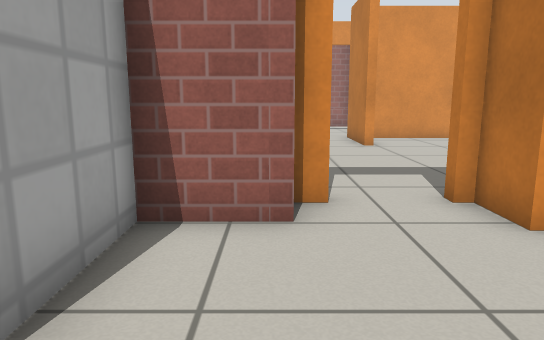
[1] (above)

21 first-person views from a walk through a world built for the Gazebo simulator. The camera is 0.72 m above the floor, tilts 10° down and sees 70° across. The floor is counted in squares, 0.5 m on a side. Each view is taken from the middle of a square. On the plan, view 1 faces up. The plan holds only what a view shows up to about 16 squares ahead; the rest is blank. The place goes on beyond the plan. Robots are left out. Simple patterns stand in for the simulator's built-in surfaces.

[2]
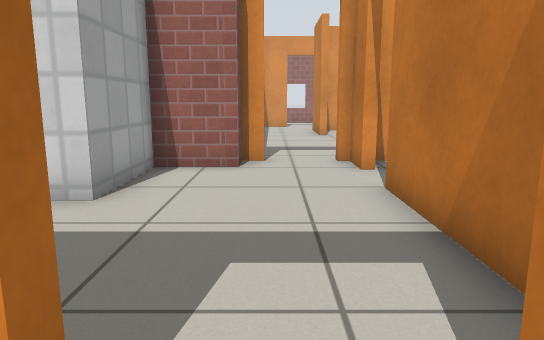

[3]
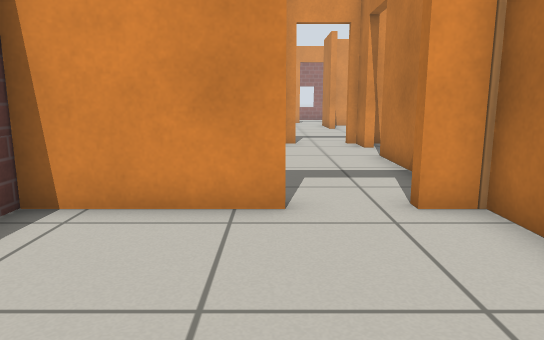

[4]
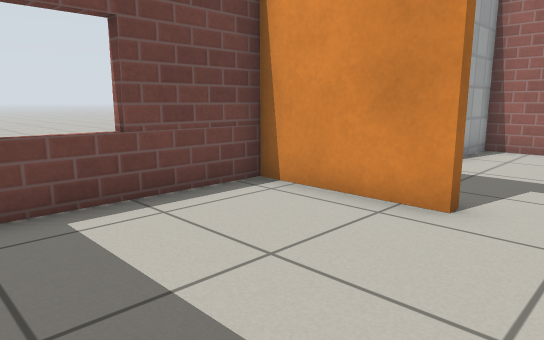

[5]
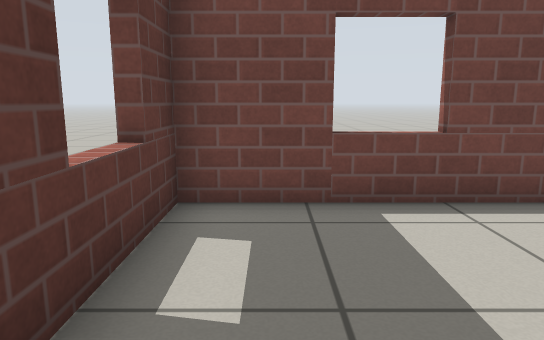

[6]
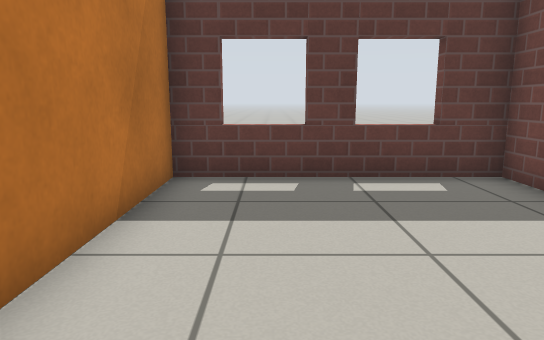

[7]
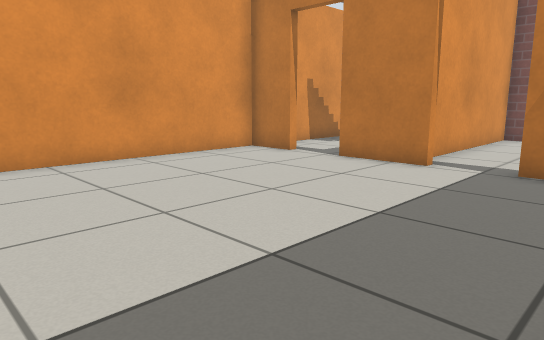

[8]
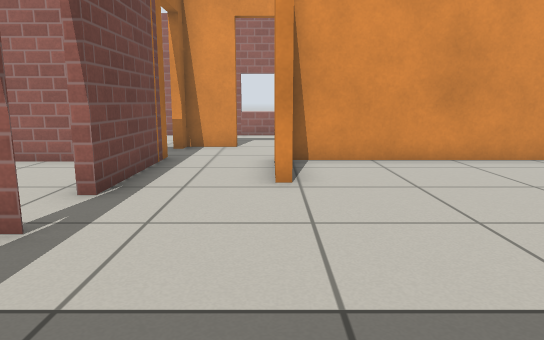

[9]
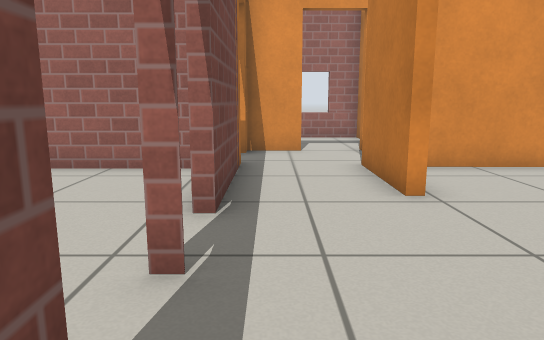

[10]
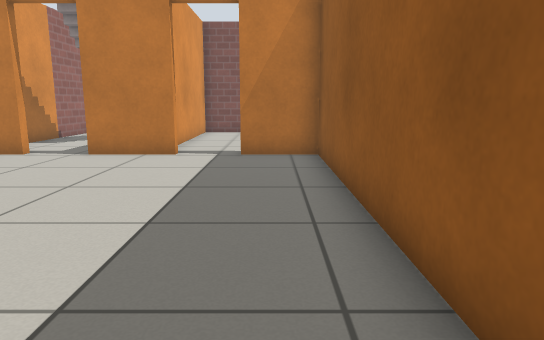

[11]
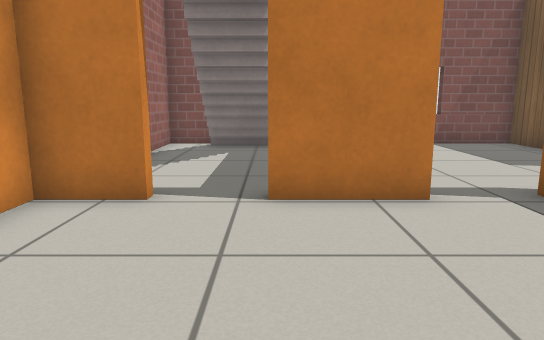

[12]
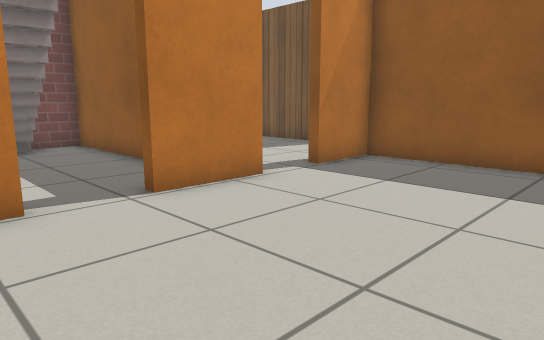

[13]
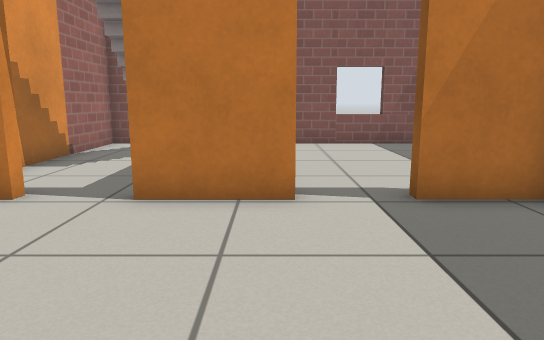

[14]
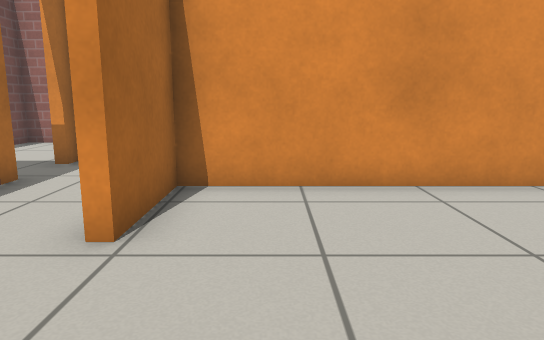

[15]
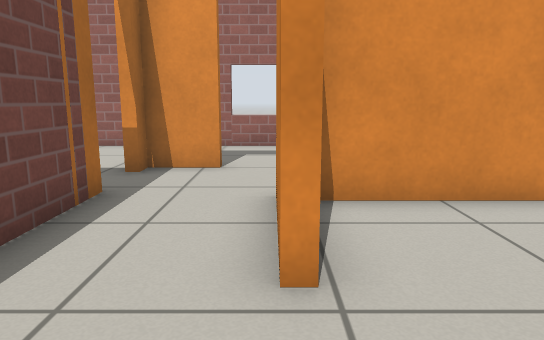

[16]
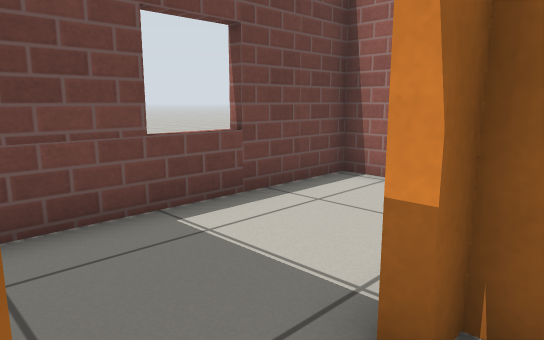

[17]
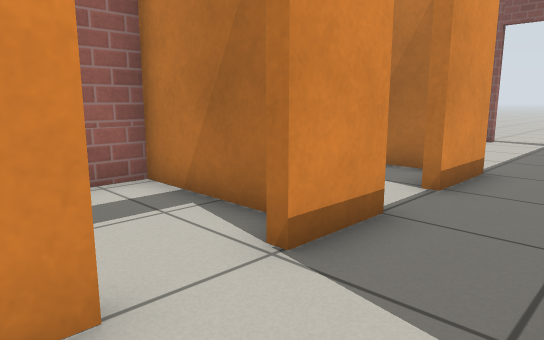

[18]
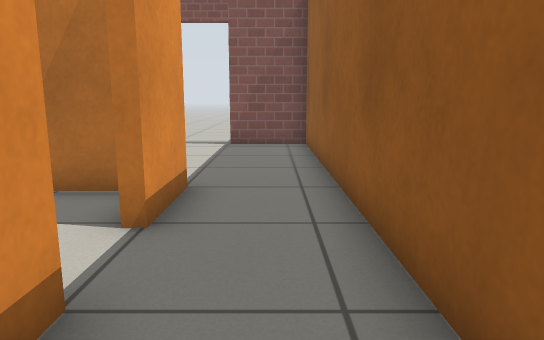

[19]
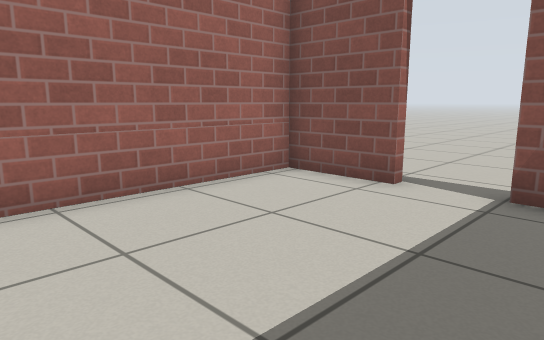

[20]
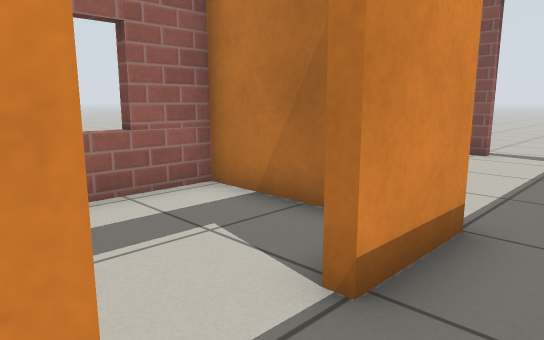

[21]
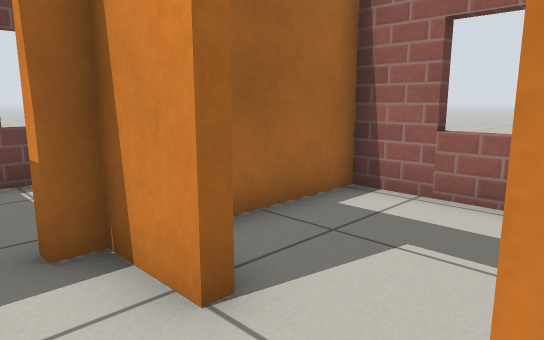

### Floor plan
Key: @ floor where view 1 was taken; # wall or solid block; . floor; / step, stairs or slope; D open door; = window, fence, low wall or low ledge; S stairs.
Columns run from 4 left of view 1 to 21 right of it. Each row starts with its distance up from view 1.
 23 ######==## =##########
 22 #.. #....# ..# ......#  ..
 21 #...#....#...# ......#....
 20 #...#....#...#......D#....
 19 =...##DD##DD##......DD...
 18 #...D..D..DD.........#
 17 #...D................#
 16 ####D..##################
 15 ....#..#........#.......#
 14  ...#..#........#...////#
 13  ...#..#........D../  //#
 12   ..D...........D..S////#
 11   ..D...........#.......#
 10    .D...........#########
  9     D...........D.......#
  8     #...........D.......#
  7     #...........#.......=
  6     #DD.#########.......#
  5   ###.D##         ......#
  4   #....D           ######
  3   #....D
  2   #....#
  1   .....#
  0   ..@..#
 -1    ....#
 -2     ...#
 -3  ####DD#
 -4  #.....#
 -5  #.....#
 -6  =.....#
 -7  #.....#
 -8  #.....#
 -9  ##=#=##

Where each view was taken, in squares from view 1:
view 1: 0 up, 0 right, facing up
view 2: 4 down, 1 right, facing up
view 3: 8 down, 0 right, facing up
view 4: 8 down, 2 right, facing up-left
view 5: 8 down, 2 right, facing left
view 6: 2 down, 1 right, facing down
view 7: 6 up, 3 right, facing up-right
view 8: 6 up, 3 right, facing up
view 9: 7 up, 1 right, facing up
view 10: 7 up, 1 right, facing right
view 11: 12 up, 6 right, facing right
view 12: 15 up, 6 right, facing down-right
view 13: 10 up, 6 right, facing right
view 14: 9 up, 5 right, facing up
view 15: 10 up, 3 right, facing up
view 16: 16 up, 1 right, facing up-left
view 17: 16 up, 1 right, facing up-right
view 18: 17 up, 3 right, facing right
view 19: 17 up, 10 right, facing up-right
view 20: 17 up, 5 right, facing up-right
view 21: 17 up, 4 right, facing up-left
